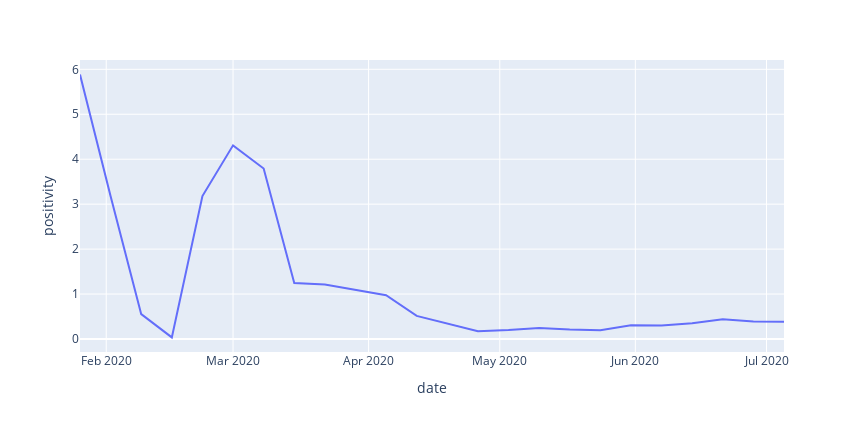

Source (notebook cell):
### Code cell
fig_new_time = px.line(weekly_time, x=weekly_time.index, y='positivity', width=base_fig_wid*dpi, height=base_fig_wid*dpi/2)
fig_new_time.show()

### Figure 1 — Plotly figure (JSON) as saved in the notebook; plotly's stock layout.template omitted (floating-point values rounded to 4 significant figures)
{"data": [{"hovertemplate": "date=%{x}<br>positivity=%{y}<extra></extra>", "legendgroup": "", "line": {"color": "#636efa", "dash": "solid"}, "marker": {"symbol": "circle"}, "mode": "lines", "name": "", "orientation": "v", "showlegend": false, "type": "scatter", "x": ["2020-01-26T00:00:00", "2020-02-02T00:00:00", "2020-02-09T00:00:00", "2020-02-16T00:00:00", "2020-02-23T00:00:00", "2020-03-01T00:00:00", "2020-03-08T00:00:00", "2020-03-15T00:00:00", "2020-03-22T00:00:00", "2020-03-29T00:00:00", "2020-04-05T00:00:00", "2020-04-12T00:00:00", "2020-04-19T00:00:00", "2020-04-26T00:00:00", "2020-05-03T00:00:00", "2020-05-10T00:00:00", "2020-05-17T00:00:00", "2020-05-24T00:00:00", "2020-05-31T00:00:00", "2020-06-07T00:00:00", "2020-06-14T00:00:00", "2020-06-21T00:00:00", "2020-06-28T00:00:00", "2020-07-05T00:00:00"], "xaxis": "x", "y": [5.882, 3.175, 0.5533, 0.03595, 3.18, 4.308, 3.793, 1.245, 1.213, 1.1, 0.9748, 0.5151, 0.3349, 0.171, 0.1988, 0.2461, 0.2101, 0.1927, 0.3071, 0.3021, 0.3529, 0.4413, 0.3908, 0.3851], "yaxis": "y"}], "layout": {"height": 432, "legend": {"tracegroupgap": 0}, "margin": {"t": 60}, "width": 864, "xaxis": {"anchor": "y", "domain": [0, 1], "title": {"text": "date"}}, "yaxis": {"anchor": "x", "domain": [0, 1], "title": {"text": "positivity"}}}}
